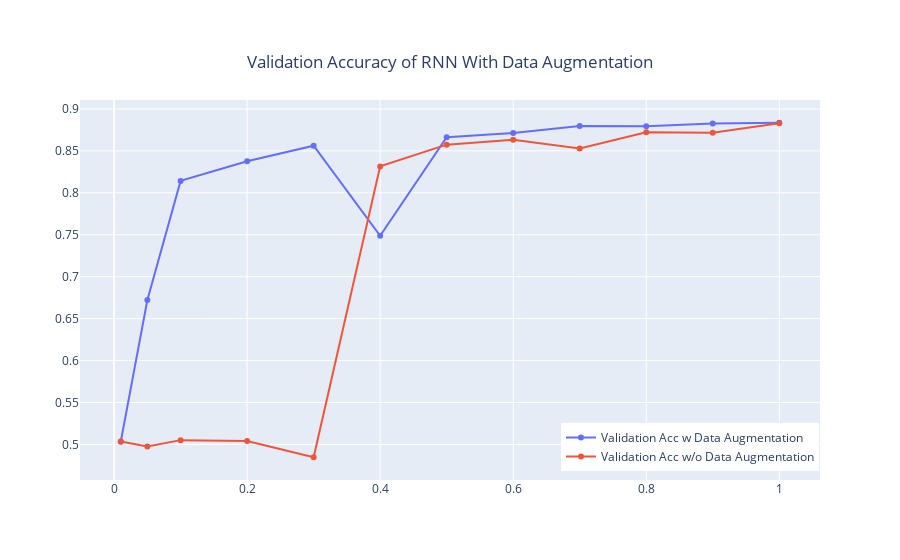

This figure's notebook cell:
### Code cell
# Plot the validation accuracies of the RNN with and without data augmentation 

fig = go.Figure()
fig.add_trace(go.Scatter(x=x, y=RNN_Aug_Results, name='Validation Acc w Data Augmentation'))
fig.add_trace(go.Scatter(x=x, y=RNN_NoAug_Results, name='Validation Acc w/o Data Augmentation'))

fig.update_layout(legend=dict(
    yanchor="top",
    y=0.15,
    xanchor="left",
    x=0.65
), title=dict(text="Validation Accuracy of RNN With Data Augmentation", y=0.9, x=0.5, xanchor='center', yanchor='top'))

fig.show()

fig.write_html('RNN_DataAugment_Acc.html')
fig.write_image('RNN_DataAugment_Acc.jpeg')

### Figure 1 — Plotly figure (JSON) as saved in the notebook; plotly's stock layout.template omitted (floating-point values rounded to 4 significant figures)
{"data": [{"name": "Validation Acc w Data Augmentation", "type": "scatter", "x": [0.01, 0.05, 0.1, 0.2, 0.3, 0.4, 0.5, 0.6, 0.7, 0.8, 0.9, 1], "y": [0.5032, 0.6721, 0.8142, 0.8377, 0.8561, 0.7487, 0.8662, 0.8712, 0.8798, 0.8792, 0.8827, 0.8835]}, {"name": "Validation Acc w/o Data Augmentation", "type": "scatter", "x": [0.01, 0.05, 0.1, 0.2, 0.3, 0.4, 0.5, 0.6, 0.7, 0.8, 0.9, 1], "y": [0.5036, 0.4974, 0.5051, 0.504, 0.4847, 0.8315, 0.8574, 0.8633, 0.8528, 0.8723, 0.8715, 0.883]}], "layout": {"legend": {"x": 0.65, "xanchor": "left", "y": 0.15, "yanchor": "top"}, "title": {"text": "Validation Accuracy of RNN With Data Augmentation", "x": 0.5, "xanchor": "center", "y": 0.9, "yanchor": "top"}}}
